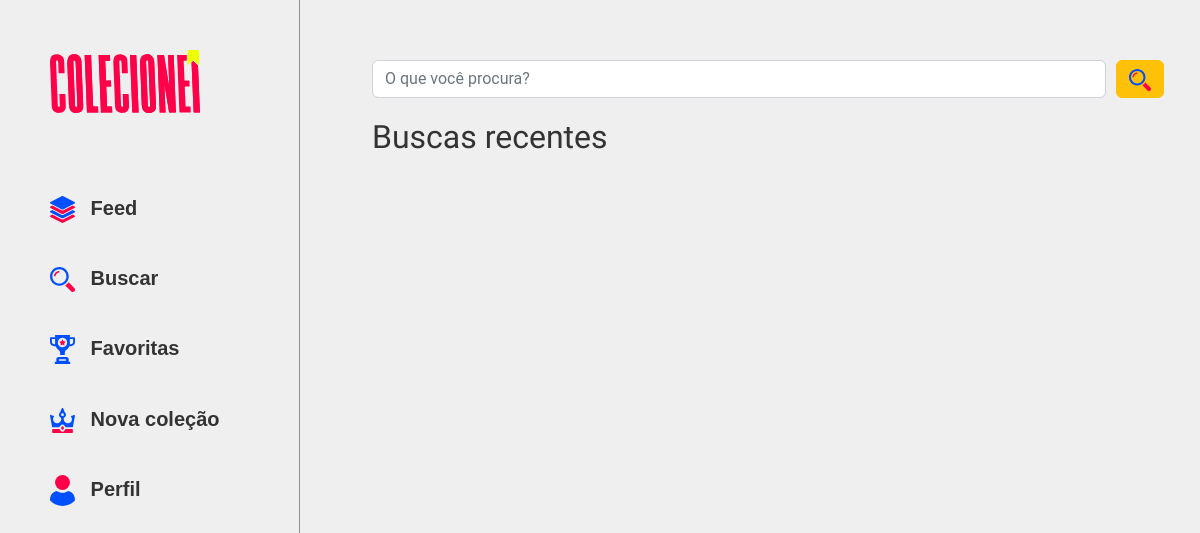
Before: /buscar (signed in) with the older database file.
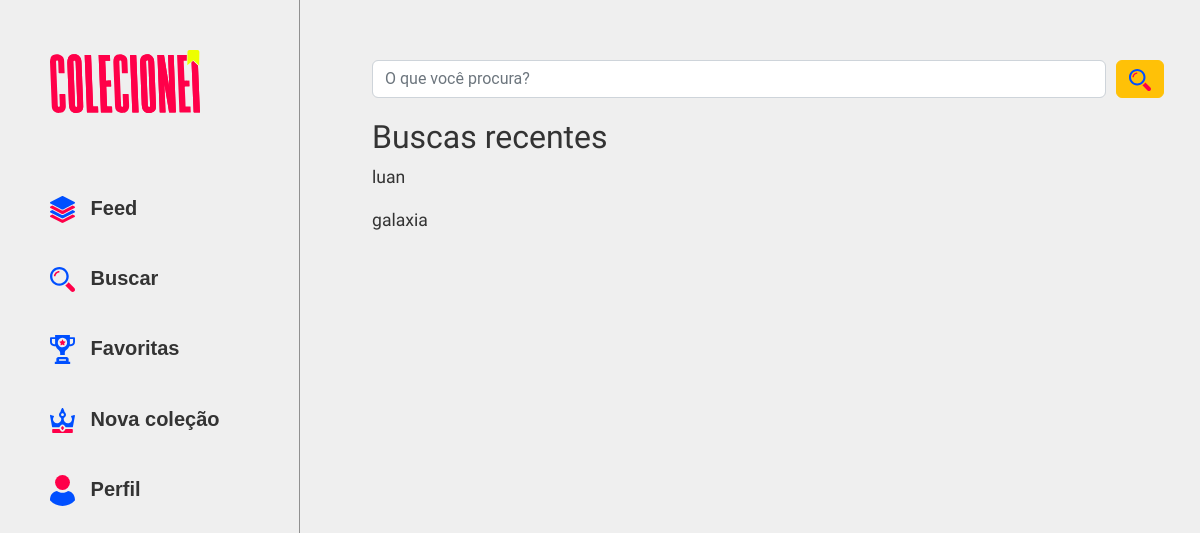
After: the same page with the newer database file.
### colecoes/models.py (models this page shows)
class Busca(models.Model):
    usuario = models.ForeignKey(Usuario, on_delete=models.CASCADE)
    query = models.CharField(max_length=255)
    data_hora = models.DateTimeField(auto_now_add=True)

### colecoes/views.py (the view)
# urls.py: path('buscar', buscar, name='buscar'),
def buscar(request):
    if not request.user.is_authenticated:
        messages.error(request, 'Usuário não logado')
        return redirect('login')
    query = request.GET.get('buscar')
    if query:
        usuarios = Usuario.objects.filter(username__icontains=query)
        colecoes = Colecao.objects.filter(nome__icontains=query)
        itens = Item.objects.filter(nome__icontains=query)
        busca = Busca.objects.filter(usuario=request.user, query=query).order_by('-data_hora').first()
        if busca is None:
            busca = Busca.objects.create(usuario=request.user, query=query)
        else:
            busca.data_hora = timezone.now()
            busca.save()
    else:
        usuarios = Usuario.objects.none()
        colecoes = Colecao.objects.none()
        itens = Item.objects.none()
    icone = icone_aleatorio()
    for usuario in usuarios:
        usuario.esta_seguindo = request.user.esta_seguindo(usuario)
    historico_busca = Busca.objects.filter(usuario=request.user).order_by('-data_hora')
    return render(request, 'colecoes/busca.html', {'user': request.user, 'usuarios': usuarios, 'colecoes': colecoes, 'itens': itens, 'icone_aleatorio': icone, 'historico_busca': historico_busca})

### colecoes/views.py (called while the page is built)
def icone_aleatorio():
    icones = ['fantasma.svg', 'caveira.svg', 'foguete.svg']
    icone_aleatorio = choice(icones)
    return icone_aleatorio

### templates/colecoes/busca.html (shortened to what this page needs)
{% load static %}
<!DOCTYPE html>
<html lang="en">
<head>
    <link href="https://cdn.jsdelivr.net/npm/bootstrap@5.2.2/dist/css/bootstrap.min.css" rel="stylesheet"
>
    <link rel="stylesheet" href="{% static 'styles/colecoes/busca.css' %}">
</head>
<body class="corpo">
    <div>
        {% include 'partials/_header.html' %}
    </div>
    <section class="corpo_pagina">
        <form id="form-busca" action="{% url 'buscar' %}" class="form-inline my-2 my-lg-0" style="display: flex;">
            <input id="input-busca" class="form-control mr-sm-2 busca__input" type="search" name="buscar" placeholder="O que você procura?" aria-label="Buscar">
            <button class="btn btn-warning my-2 my-sm-0" type="submit" style="width: 50px; margin-left: 10px;">
                <img class="busca__icone" src="{% static 'assets/icones/lupa.svg' %}" alt="ícone de search">
            </button>
        </form>
        {% if not usuarios and not colecoes and not itens %}
            <div class="historico_busca">
                <h2 style="margin-top: 20px;">Buscas recentes</h2>
                <ul style="padding-left: 0px;">
                    {% for busca in historico_busca %}
                    <div class="busca">
                        <a class="busca_link" href="{% url 'buscar' %}?buscar={{ busca.query }}">
                            <div >
                                <p>{{ busca.query }}</p>
                            </div>
                        </a>
                    </div>
                    {% endfor %}
                </ul>
            </div>
        {% endif %}
    </section>
</body>
</html>

### templates/partials/_header.html (shortened to what this page needs)
{%load static%}
<header class="cabecalho">
    <img src="{% static 'assets/imagens/logo3.svg' %}" alt="Logo da Colecionei" />
    <section class="menu">
        <nav class="menu_navegacao">
            <a href="{% url 'feed' %}"><img src="{% static 'assets/icones/empilhar.svg' %}"> Feed</a>
            <a href="{% url 'buscar' %}"><img src="{% static 'assets/icones/lupa.svg' %}"> Buscar</a>
            <a href="{% url 'favoritos' %}"><img src="{% static 'assets/icones/trofeu.svg' %}"> Favoritas</a>
            <a href="{% url 'nova-colecao' %}"><img src="{% static 'assets/icones/coroa.svg' %}"> Nova coleção</a>
            {% if user.is_authenticated %}
                <a href="{% url 'meu-perfil' %}">
                    {% if user.photo %}
                        <img src="{{ user.photo.url }}" id="menu_perfil_photo"> Perfil
                    {% else %}
                        <img src="{% static 'assets/icones/perfil.svg' %}"> Perfil
                    {% endif %}
                </a>
            {% else %}
                <a href="{% url 'login' %}">
                    <img src="{% static 'assets/icones/perfil.svg' %}"> Perfil
                </a>
            {% endif %}
        </nav>
    </section>
</header>

### setup/static/styles/colecoes/busca.css (style rules this page uses)
h1, h2, h3, h4, h5, h6 { font-family: "Sora", sans-serif; font-optical-sizing: auto; font-weight: 500; font-style: normal; text-overflow: ellipsis; overflow: hidden; white-space: nowrap; display: block; }
p, a { font-family: "Barlow Semi Condensed", sans-serif!important; font-weight: 400!important; font-style: normal!important; font-size: 1.1rem!important; text-overflow: ellipsis!important; overflow: hidden!important; }
.menu_navegacao a { font-family: 'Nunito', sans-serif !important; font-size: 15pt !important; font-weight: bold !important; text-decoration: none !important; color: #333 !important; margin: 20px 0 !important; }
.corpo { background-color: #EFEFEF; font-family: 'Roboto', sans-serif; font-size: 14px; color: #333; margin: 0; padding: 0; overflow-x: hidden; display: flex; }
.cabecalho { width: 300px; display: flex; flex-direction: column; border-right: 1px solid rgba(0, 0, 0, 0.400); padding: 50px; height: 100vh; flex: 2; position: relative; overflow: hidden; }
.cabecalho img { width: 150px; }
.menu_navegacao { display: flex; flex-direction: column; margin-top: 60px; }
.menu_navegacao a { font-family: 'Nunito', sans-serif; font-size: 15pt; font-weight: bold; text-decoration: none; color: #333; margin: 20px 0; }
.menu_navegacao img { width: 25px; margin-right: 10px; }
.corpo_pagina { width: 100%; height: 100vh; padding-left: 6%; padding-right: 3%; padding-top: 5%; overflow: auto; display: flex; flex-direction: column; }
.busca_link { text-decoration: none; color: #333; }

Changed rows visible on the page:
added Busca: query "luan"
added Busca: query "galaxia"
